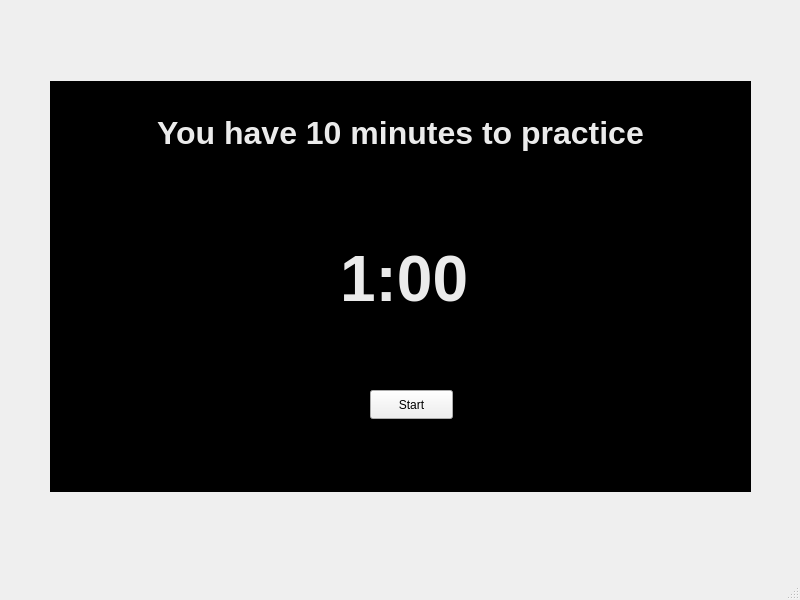
<?xml version="1.0" encoding="UTF-8"?>
<ui version="4.0">
 <class>PubSpStart</class>
 <widget class="QMainWindow" name="PubSpStart">
  <property name="geometry">
   <rect>
    <x>0</x>
    <y>0</y>
    <width>800</width>
    <height>600</height>
   </rect>
  </property>
  <property name="windowTitle">
   <string>MainWindow</string>
  </property>
  <widget class="QWidget" name="centralwidget">
   <widget class="QTextBrowser" name="textBrowser">
    <property name="geometry">
     <rect>
      <x>50</x>
      <y>81</y>
      <width>701</width>
      <height>411</height>
     </rect>
    </property>
    <property name="styleSheet">
     <string notr="true">
    background-color: rgb(0, 0, 0);
</string>
    </property>
   </widget>
   <widget class="QPushButton" name="pushButtonStart">
    <property name="geometry">
     <rect>
      <x>370</x>
      <y>390</y>
      <width>83</width>
      <height>29</height>
     </rect>
    </property>
    <property name="text">
     <string>Start</string>
    </property>
   </widget>
   <widget class="QLabel" name="label">
    <property name="geometry">
     <rect>
      <x>340</x>
      <y>230</y>
      <width>171</width>
      <height>101</height>
     </rect>
    </property>
    <property name="font">
     <font>
      <pointsize>48</pointsize>
      <bold>true</bold>
     </font>
    </property>
    <property name="text">
     <string>&lt;html&gt;&lt;head/&gt;&lt;body&gt;&lt;p&gt;&lt;span style=&quot; color:#ebebeb;&quot;&gt;1:00&lt;/span&gt;&lt;/p&gt;&lt;/body&gt;&lt;/html&gt;</string>
    </property>
   </widget>
   <widget class="QTextBrowser" name="textBrowser_2">
    <property name="geometry">
     <rect>
      <x>100</x>
      <y>110</y>
      <width>601</width>
      <height>111</height>
     </rect>
    </property>
    <property name="sizePolicy">
     <sizepolicy hsizetype="Fixed" vsizetype="Fixed">
      <horstretch>0</horstretch>
      <verstretch>0</verstretch>
     </sizepolicy>
    </property>
    <property name="styleSheet">
     <string notr="true">
    background-color: rgb(0, 0, 0);
</string>
    </property>
    <property name="html">
     <string>&lt;!DOCTYPE HTML PUBLIC &quot;-//W3C//DTD HTML 4.0//EN&quot; &quot;http://www.w3.org/TR/REC-html40/strict.dtd&quot;&gt;
&lt;html&gt;&lt;head&gt;&lt;meta name=&quot;qrichtext&quot; content=&quot;1&quot; /&gt;&lt;meta charset=&quot;utf-8&quot; /&gt;&lt;style type=&quot;text/css&quot;&gt;
p, li { white-space: pre-wrap; }
&lt;/style&gt;&lt;/head&gt;&lt;body style=&quot; font-family:'Segoe UI'; font-size:9pt; font-weight:400; font-style:normal;&quot;&gt;
&lt;p align=&quot;center&quot; style=&quot; margin-top:0px; margin-bottom:0px; margin-left:0px; margin-right:0px; -qt-block-indent:0; text-indent:0px;&quot;&gt;&lt;span style=&quot; font-size:24pt; font-weight:700; color:#ebebeb;&quot;&gt;You have 10 minutes to practice&lt;/span&gt;&lt;/p&gt;&lt;/body&gt;&lt;/html&gt;</string>
    </property>
   </widget>
  </widget>
  <widget class="QMenuBar" name="menubar">
   <property name="geometry">
    <rect>
     <x>0</x>
     <y>0</y>
     <width>800</width>
     <height>25</height>
    </rect>
   </property>
  </widget>
  <widget class="QStatusBar" name="statusbar"/>
 </widget>
 <resources/>
 <connections/>
</ui>
